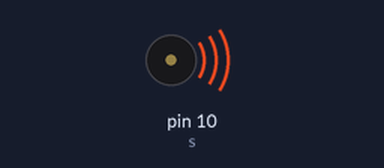
Simulated run of this sketch. Board: Arduino Uno, built with avr-gcc and run on an emulated ATmega328P. Shown: buzzer (waves = sounding).

Above: at 0.1 s.
Timing chart, 0 to 40.0 s (numbered marks = the images above):
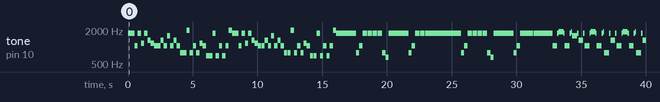

Measured:
- by itself, tone on pin 10 (s): plays 1760 Hz for 0.25 s, 1760 Hz for 0.25 s, 1047 Hz for 0.25 s, 1760 Hz for 0.25 s, 1175 Hz for 0.25 s, 1760 Hz for 0.25 s … (148 notes in this stretch)

The sketch:

Mortal_Kombat_Theme_song.ino
```cpp
#include "tone.h"
boolean song = true;

void setup() {

}
void loop() {
  if (song == true) {
      intro();
      intro();
      prechorus();
      chorus();
      intro();
      intro();
      prechorus();
      End();
      song = false;
  }
}

void intro() {
    tone(s , NOTE_A6);
    Half();
    Break();
    tone(s , NOTE_A6);
    Half();
    tone(s , NOTE_C6);
    Half();
    tone(s , NOTE_A6);
    Half();
    tone(s , NOTE_D6);
    Half();
    tone(s , NOTE_A6);
    Half();
    tone(s , NOTE_E6);
    Half();
    tone(s , NOTE_D6);
    Half();
    tone(s , NOTE_C6);
    Half();
    Break();
    tone(s , NOTE_C6);
    Half();
    tone(s , NOTE_E6);
    Half();
    tone(s , NOTE_C6);
    Half();
    tone(s , NOTE_G6);
    Half();
    tone(s , NOTE_C6);
    Half();
    tone(s , NOTE_E6);
    Half();
    tone(s , NOTE_C6);
    Half();
    tone(s , NOTE_G5);
    Half();
    Break();
    tone(s , NOTE_G5);
    Half();
    tone(s , NOTE_B6);
    Half();
    tone(s , NOTE_G5);
    Half();
    tone(s , NOTE_C6);
    Half();
    tone(s , NOTE_G5);
    Half();
    tone(s , NOTE_D6);
    Half();
    tone(s , NOTE_C6);
    Half();
    tone(s , NOTE_F5);
    Half();
    Break();
    tone(s , NOTE_F5);
    Half();
    tone(s , NOTE_A6);
    Half();
    tone(s , NOTE_F5);
    Half();
    tone(s , NOTE_C6);
    Half();
    tone(s , NOTE_F5);
    Half();
    tone(s , NOTE_C6);
    Half();
    tone(s , NOTE_B6);
    Half();
}

void prechorus() {
      prechorus1();
      prechorus2();
      prechorus1();
      prechorus3();
      prechorus1();
      prechorus2();
      prechorus1();
      prechorus3();
}
void chorus() {
      chorus1();
      chorus2();
      chorus2();
      chorus2();
      chorus2();
      chorus3();
}
void prechorus1() {
    tone(s , NOTE_A6);
    Full();
    Break();
    tone(s , NOTE_A6);
    Full();
    Break();
    tone(s , NOTE_A6);
    Full();
    Break();
    tone(s , NOTE_A6);
    Full();
    tone(s , NOTE_G5);
    Half();
    tone(s , NOTE_C6);
    Half();
}
void prechorus2() {
    tone(s , NOTE_A6);
    Full();
    Break();
    tone(s , NOTE_A6);
    Full();
    Break();
    tone(s , NOTE_A6);
    Full();
    Break();
    tone(s , NOTE_A6);
    Full();
    tone(s , NOTE_G5);
    Half();
    tone(s , NOTE_E5);
    Half();
}
void prechorus3() {
    tone(s , NOTE_A6);
    Full();
    Break();
    tone(s , NOTE_A6);
    Full();
    Break();
    tone(s , NOTE_A6);
    Half();
    Break();
    tone(s , NOTE_A6);
    Short();
    Break();
    tone(s , NOTE_A6);
    Half();
    Break();
    tone(s , NOTE_A6);
    Short();
    Break();
    tone(s , NOTE_A6);
    Long();
    Break();
}
void chorus1() {
    tone(s , NOTE_A6);
    Full();
    Break();
    tone(s, NOTE_A6);
    Short();
    tone(s, NOTE_C6);
    Full();
    tone(s, NOTE_A6);
    Short();
    tone(s, NOTE_AS6);
    Full();
    tone(s, NOTE_A6);
    Short();
    tone(s, NOTE_C6);
    Full();
    tone(s, NOTE_A6);
    Short();
    tone(s, NOTE_AS6);
    Short();
    tone(s, NOTE_G6);
    Full();
}

void chorus2() {
  tone(s, NOTE_A6);
    Short();
    tone(s, NOTE_E6);
    Full();
    tone(s, NOTE_A6);
    Short();
    tone(s, NOTE_C6);
    Full();
    tone(s, NOTE_A6);
    Short();
    tone(s, NOTE_AS6);
    Full();
    tone(s, NOTE_A6);
    Short();
    tone(s, NOTE_C6);
    Full();
    tone(s, NOTE_A6);
    Short();
    tone(s, NOTE_AS6);
    Short();
    tone(s, NOTE_G5);
    Full();
}
void chorus3() {
    tone(s, NOTE_A6);
    Long();
    Break();
    tone(s, NOTE_A6);
    Long();
    Break();
    tone(s, NOTE_A6);
    Long();
    Break();
    tone(s, NOTE_A6);
    Long();
    Break();


}
```

tone.h
```cpp
#define NOTE_B0  31
#define NOTE_C1  33
#define NOTE_CS1 35
#define NOTE_D1  37
#define NOTE_DS1 39
#define NOTE_E1  41
#define NOTE_F1  44
#define NOTE_FS1 46
#define NOTE_G1  49
#define NOTE_GS1 52
#define NOTE_A1  55
#define NOTE_AS1 58
#define NOTE_B1  62
#define NOTE_C2  65
#define NOTE_CS2 69
#define NOTE_D2  73
#define NOTE_DS2 78
#define NOTE_E2  82
#define NOTE_F2  87
#define NOTE_FS2 93
#define NOTE_G2  98
#define NOTE_GS2 104
#define NOTE_A2  110
#define NOTE_AS2 117
#define NOTE_B2  123
#define NOTE_C3  131
#define NOTE_CS3 139
#define NOTE_D3  147
#define NOTE_DS3 156
#define NOTE_E3  165
#define NOTE_F3  175
#define NOTE_FS3 185
#define NOTE_G3  196
#define NOTE_GS3 208
#define NOTE_A3  220
#define NOTE_AS3 233
#define NOTE_B3  247
#define NOTE_C4  262
#define NOTE_CS4 277
#define NOTE_D4  294
#define NOTE_DS4 311
#define NOTE_E4  330
#define NOTE_F4  349
#define NOTE_FS4 370
#define NOTE_G4  392
#define NOTE_GS4 415
#define NOTE_A4  440
#define NOTE_AS4 466
#define NOTE_B4  494
#define NOTE_C5  523
#define NOTE_CS5 554
#define NOTE_D5  587
#define NOTE_DS5 622
#define NOTE_E5  659
#define NOTE_F5  698
#define NOTE_FS5 740
#define NOTE_G5  784
#define NOTE_GS5 831
#define NOTE_A5  880
#define NOTE_AS5 932
#define NOTE_B5  988
#define NOTE_C6  1047
#define NOTE_CS6 1109
#define NOTE_D6  1175
#define NOTE_DS6 1245
#define NOTE_E6  1319
#define NOTE_F6  1397
#define NOTE_FS6 1480
#define NOTE_G6  1568
#define NOTE_GS6 1661
#define NOTE_A6  1760
#define NOTE_AS6 1865
#define NOTE_B6  1976
#define NOTE_C7  2093
#define NOTE_CS7 2217
#define NOTE_D7  2349
#define NOTE_DS7 2489
#define NOTE_E7  2637
#define NOTE_F7  2794
#define NOTE_FS7 2960
#define NOTE_G7  3136
#define NOTE_GS7 3322
#define NOTE_A7  3520
#define NOTE_AS7 3729
#define NOTE_B7  3951
#define NOTE_C8  4186
#define NOTE_CS8 4435
#define NOTE_D8  4699
#define NOTE_DS8 4978
int Speed = 250;
const int s = 10;

void Blinky() {
  digitalWrite(LED_BUILTIN, HIGH);
  delay(10);
  digitalWrite(LED_BUILTIN, LOW);
}
void Short() {
  delay(Speed/2.5);
}

void Half() {
  delay(Speed);
}
void Full() {
  delay(Speed*(1.5));
}
void Long() {
  delay(Speed*(2));
}
void Break() {
  noTone(10);
  delay(10);
}
void pause() {
  noTone(10);
  delay(Speed);
}
void End() {
  noTone(10);
}
```
